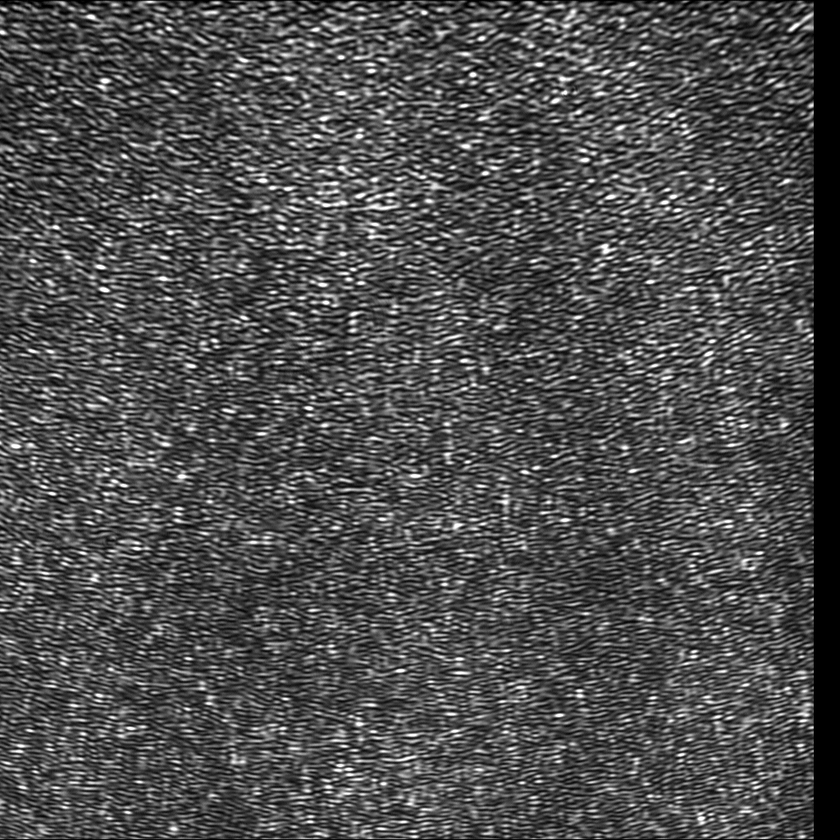
#> input picture ulf7.BMP, 840 x 840 px, shrunk from 1024 x 1024 before the run
$ jupyter execute Holography_angular_spectrum.ipynb
#> lines starting #> are read from the running program, lines starting #| are printed output that depends on the picture
[cell 1]
import matplotlib.pyplot as plt
import matplotlib.image as mpi
import numpy as np


# Read the hologram image file
hologram = mpi.imread("ulf7.BMP")
#> hologram is the input picture: shape (840, 840); min 0, max 255, mean 78.3
hologram = hologram.astype(float) #Convert into float type. Crucial for non integer based mathematical operations
plt.figure(1)
plt.title("Hologram")
plt.imshow(hologram, cmap="viridis")

# DC term suppression. It involves subtraction of the mean value of hologram from itself
hologram2 = hologram - np.mean(hologram)
plt.figure(2)
plt.title("Hologram with DC suppression")
plt.imshow(hologram2, cmap="viridis")

# prepare the Convolution operand for the hologram
Nr,Nc = np.shape(hologram) #number of rows and columns in the hologram
#> Nr = 840; Nc = 840
print("Number of rows and columns in the hologram are: ", Nr, Nc)
#| Number of rows and columns in the hologram are:  840 840
wavelength = 632.8e-9 #HeNe laser wavelength in SI units i.e. meters
dx = 6.8e-6 #sensor pixel size in meters
d = 1.054 #object distance in meters
m = 1/14 #magnification factor
d2 = d*m #reconstruction distance in meters
f = 1/(1/d+1/d2) #lens responsible for imaging an object kept at d distance to an image at d2 distance
Nr = np.linspace(0, Nr-1, Nr)-Nr/2
#> Nr = 840 values from -420 to 419
Nc = np.linspace(0, Nc-1, Nc)-Nc/2
#> Nc = 840 values from -420 to 419
Fr = np.linspace(-0.5, 0.5-(1/(Nr.size)), Nr.size) #frequency in x direction
#> Fr = 840 values from -0.5 to 0.499
Fc = np.linspace(-0.5, 0.5-(1/(Nc.size)), Nc.size) #frequency in y direction
#> Fc = 840 values from -0.5 to 0.499
x, y = np.meshgrid(Nc,Nr)
fx, fy = np.meshgrid(Fr, Fc) #frequency in x and y direction
x = x*dx; y = y*dx; fx = fx/dx; fy = fy/dx

L = np.exp(1j*np.pi/(f*wavelength)*(np.multiply(x, x) + np.multiply(y, y)))
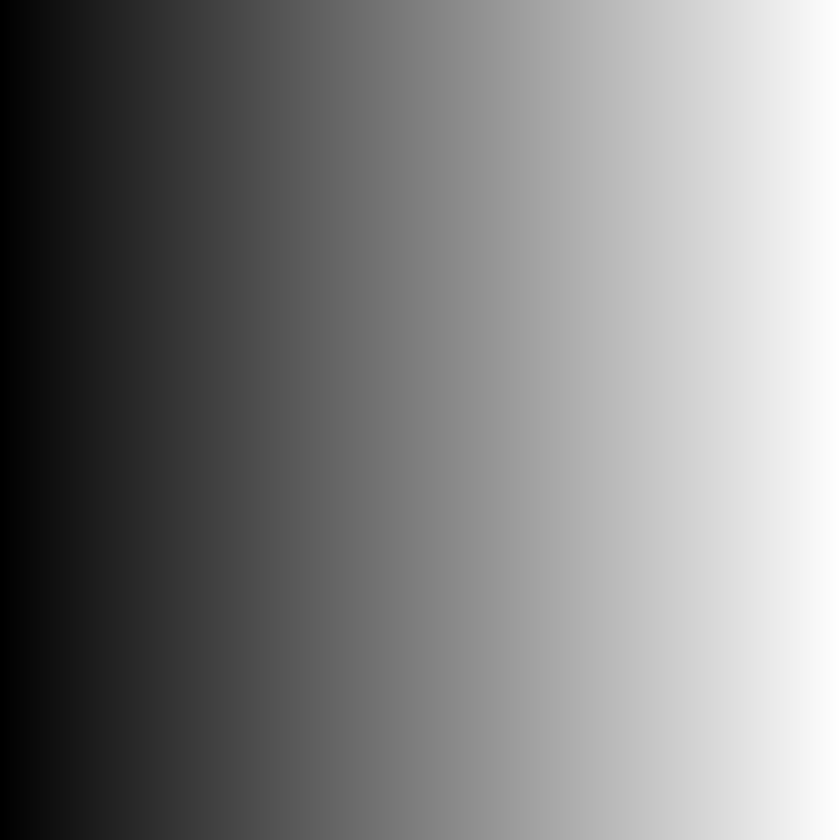
#> x: shape (840, 840) float64; min -0.00286, max 0.00285, mean -3.4e-06; drawn with min black and max white
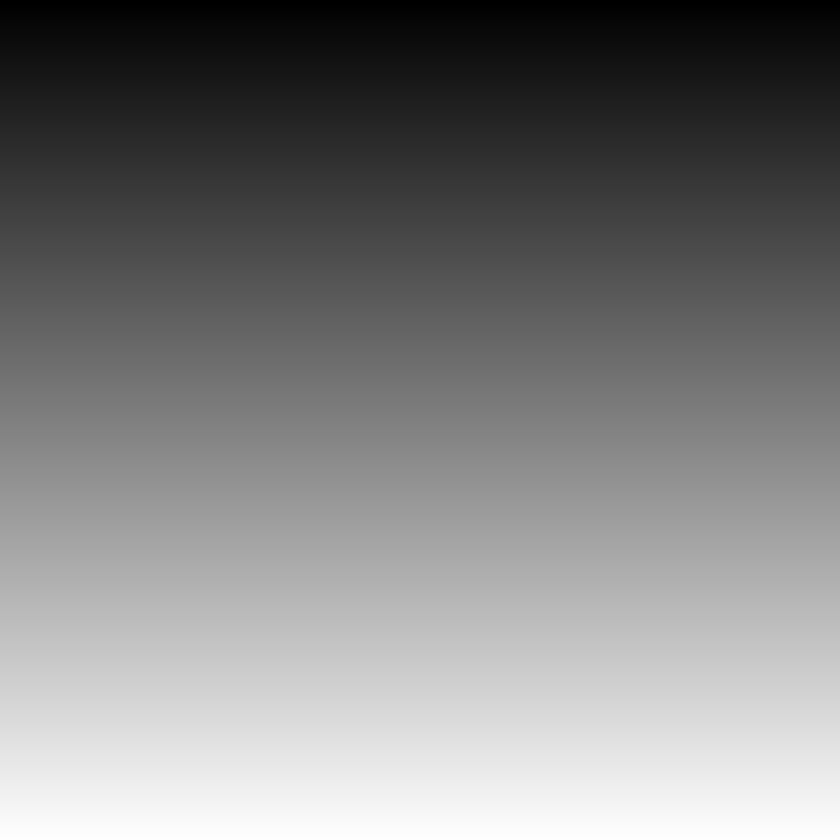
#> y: shape (840, 840) float64; min -0.00286, max 0.00285, mean -3.4e-06; drawn with min black and max white
field = np.multiply(hologram, L) #hologram multiplied by conjugate field
field2 = np.multiply(hologram2, L) #DC term suppressed hologram multiplied by conjugate field

# angular spectrum method
k=2*np.pi/wavelength #wave number
z = d2 #reconstruction distance in meters
alpha = np.sqrt(k**2 - 4*np.pi**2 * (fx**2 + fy**2))
G = np.exp(-1j*alpha*z)
G[alpha<0] = 0 #setting negative values to zero

reconstructed_field1 = np.fft.fftshift(np.fft.ifft2(np.fft.fft2(field) * G))
reconstructed_field2 = np.fft.fftshift(np.fft.ifft2(np.fft.fft2(field2) * G)) # DC term suppressed

# convolution method
rho = np.sqrt(d2**2 + np.multiply(x, x) + np.multiply(y, y))
g = 1j/wavelength*np.exp(-1j*2*np.pi/wavelength*rho)/(rho)

reconstructed_field3 = np.fft.fftshift( np.fft.ifft2(np.multiply(np.fft.fft2(field), np.fft.fft2(g))) )
reconstructed_field4 = np.fft.fftshift( np.fft.ifft2(np.multiply(np.fft.fft2(field2), np.fft.fft2(g))) ) # DC term suppressed


# save and plot the reconstructed field
I1 = np.abs(reconstructed_field1)/np.max(np.abs(reconstructed_field1)) #normalized intensity profile
I3 = np.abs(reconstructed_field3)/np.max(np.abs(reconstructed_field3)) #normalized intensity profile
plt.figure(3)
plt.title("Reconstruction with angular spectrum")
plt.imshow(I1, cmap="hot", clim=(0.0, 0.4))
plt.colorbar()
plt.figure(4)
plt.title("Reconstruction with convolution")
plt.imshow(I3, cmap="hot", clim=(0.0, 0.4))
plt.colorbar()
mpi.imsave('Angular_spectrum_reconstruction.png', I1, cmap="hot", vmin=0.0, vmax=0.3) #save reconstruction matrix as image
mpi.imsave('Convolution_reconstruction.png', I3, cmap="hot", vmin=0.0, vmax=0.3) #save reconstruction matrix as image
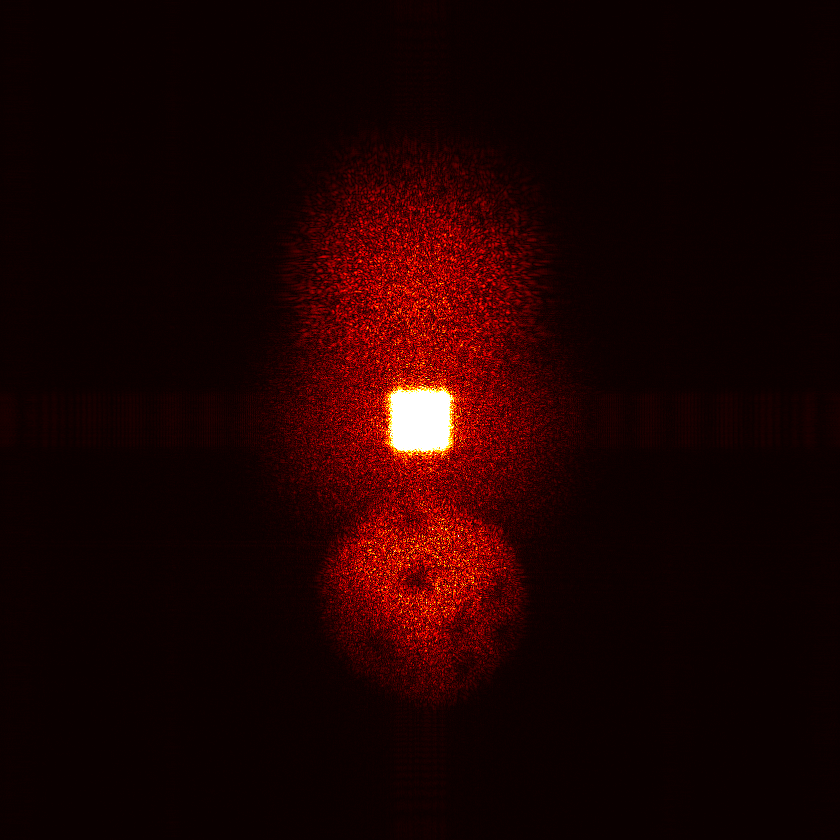
#> saved as Convolution_reconstruction.png: shape (840, 840, 3); mean R, G, B 28.8, 1.9, 1.3


# save and plot DC suppressed reconstructed field
I2 = np.abs(reconstructed_field2)/np.max(np.abs(reconstructed_field2)) #normalized intensity profile
I4 = np.abs(reconstructed_field4)/np.max(np.abs(reconstructed_field4)) #normalized intensity profile
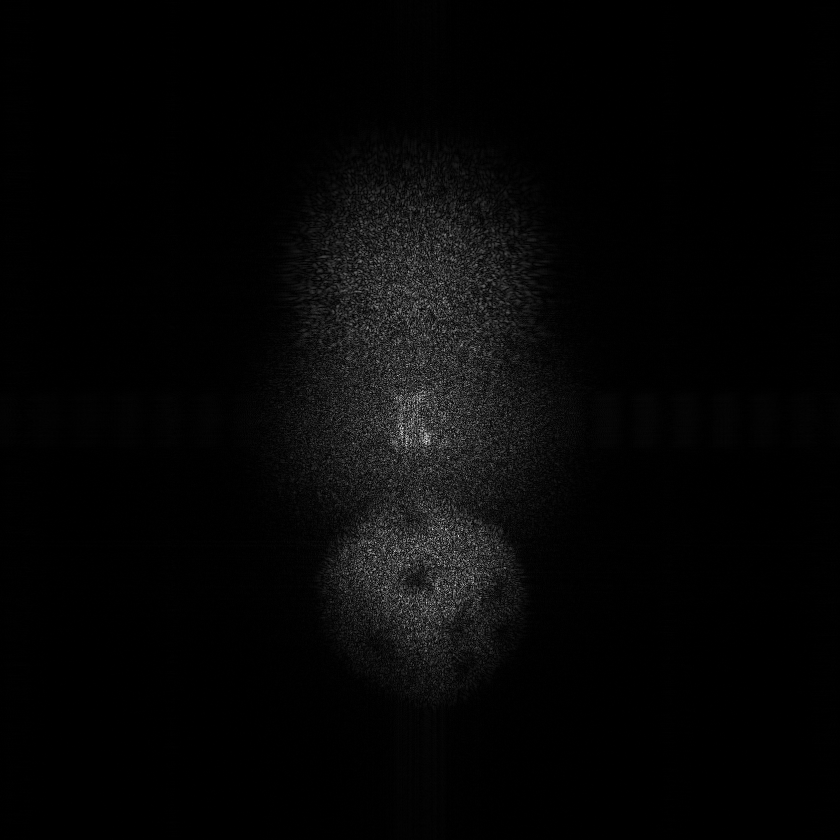
#> I4: shape (840, 840) float64; min 3.57e-06, max 1, mean 0.0257
plt.figure(5)
plt.title("Reconstruction(DC suppression) using angular spectrum")
plt.imshow(I2, cmap="hot", clim=(0.0, 0.4))
plt.colorbar()
plt.figure(6)
plt.title("Reconstruction(DC suppression) using convolution")
plt.imshow(I4, cmap="hot", clim=(0.0, 0.4))
plt.colorbar()
mpi.imsave('Angular_spectrum_reconstruction_DCsuppressed.png', I2, cmap="hot", vmin=0.0, vmax=0.6) #save reconstruction matrix as image
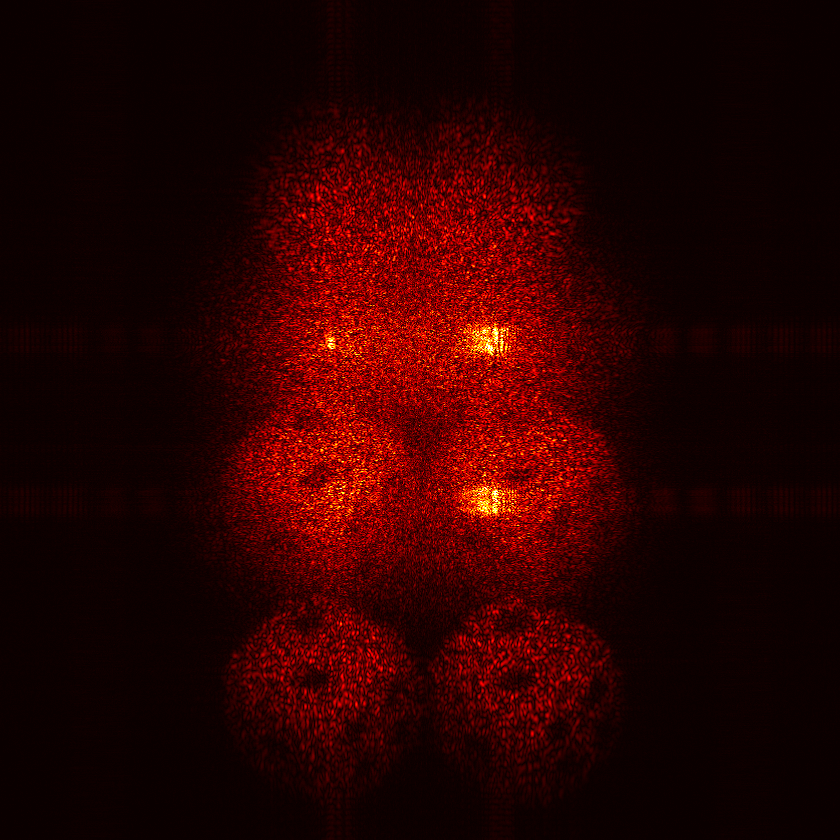
#> saved as Angular_spectrum_reconstruction_DCsuppressed.png: shape (840, 840, 3); mean R, G, B 42.3, 1.2, 0.1
mpi.imsave('Convolution_reconstruction_DCsuppressed.png', I4, cmap="hot", vmin=0.0, vmax=0.6) #save reconstruction matrix as image
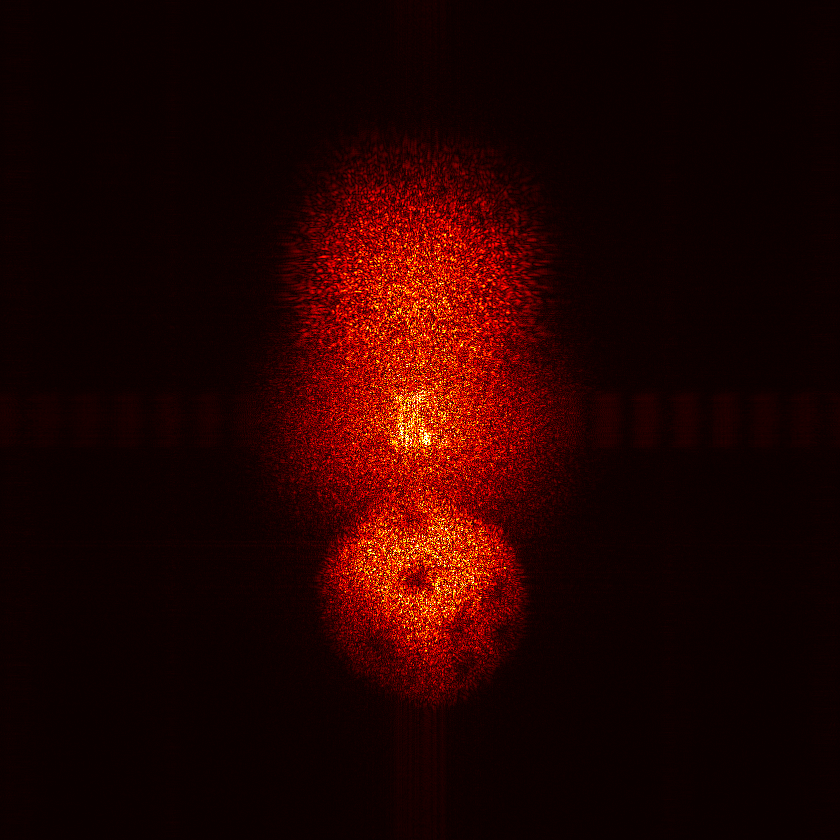
#> saved as Convolution_reconstruction_DCsuppressed.png: shape (840, 840, 3); mean R, G, B 34.9, 2.5, 0.2

plt.show()
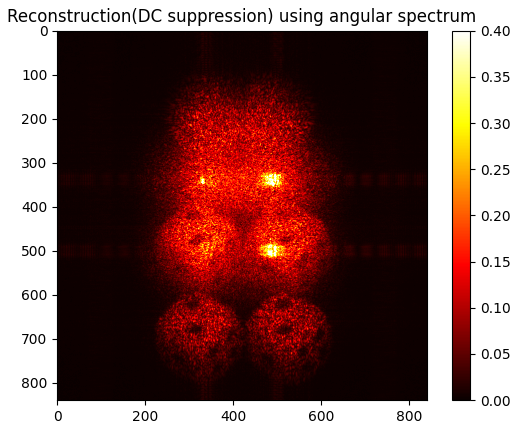
#> figure drawn by matplotlib, 2 panels
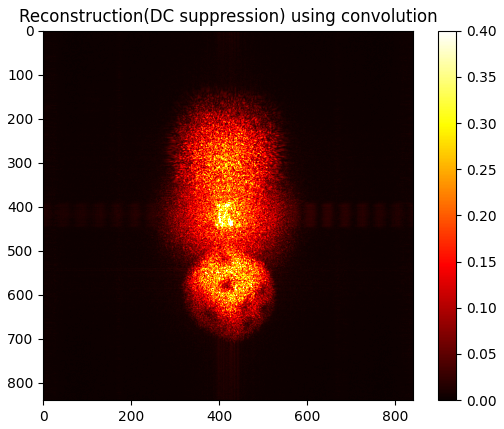
#> figure drawn by matplotlib, 2 panels
